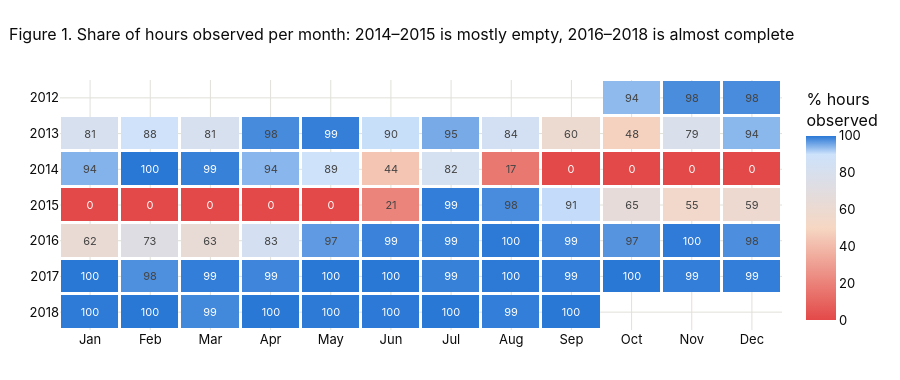

Notebook code cell kept with this figure:
### Code cell
coverage = (~is_missing).resample("MS").mean() * 100
cov_grid = (coverage.to_frame("pct").assign(year=coverage.index.year, month=coverage.index.month)
                    .pivot(index="year", columns="month", values="pct").reindex(columns=range(1, 13)))
fig = go.Figure(go.Heatmap(z=cov_grid.values, x=MONTH_LABELS, y=cov_grid.index.astype(str),
                           colorscale=[[0, RED], [0.5, "#f6d7c3"], [0.9, "#cde2fb"], [1, BLUE]], zmin=0, zmax=100,
                           text=[["" if np.isnan(v) else f"{v:.0f}" for v in row] for row in cov_grid.values],
                           texttemplate="%{text}", textfont=dict(size=11), xgap=3, ygap=3,
                           colorbar=dict(title="% hours<br>observed"),
                           hovertemplate="%{x} %{y}: %{z:.1f}% of hours observed<extra></extra>"))
show_fig(fig, "Share of hours observed per month: 2014–2015 is mostly empty, 2016–2018 is almost complete",
         "ts_coverage_heatmap", height=380, yaxis_autorange="reversed")

### Figure 1 — Plotly figure (JSON) as saved in the notebook; plotly's stock layout.template omitted (floating-point values rounded to 4 significant figures)
{"data": [{"colorbar": {"title": {"text": "% hours<br>observed"}}, "colorscale": [[0, "#e34948"], [0.5, "#f6d7c3"], [0.9, "#cde2fb"], [1, "#2a78d6"]], "hovertemplate": "%{x} %{y}: %{z:.1f}% of hours observed<extra></extra>", "text": [["", "", "", "", "", "", "", "", "", "94", "98", "98"], ["81", "88", "81", "98", "99", "90", "95", "84", "60", "48", "79", "94"], ["94", "100", "99", "94", "89", "44", "82", "17", "0", "0", "0", "0"], ["0", "0", "0", "0", "0", "21", "99", "98", "91", "65", "55", "59"], ["62", "73", "63", "83", "97", "99", "99", "100", "99", "97", "100", "98"], ["100", "98", "99", "99", "100", "100", "99", "100", "99", "100", "99", "99"], ["100", "100", "99", "100", "100", "100", "100", "99", "100", "", "", ""]], "textfont": {"size": 11}, "texttemplate": "%{text}", "type": "heatmap", "x": ["Jan", "Feb", "Mar", "Apr", "May", "Jun", "Jul", "Aug", "Sep", "Oct", "Nov", "Dec"], "xgap": 3, "y": ["2012", "2013", "2014", "2015", "2016", "2017", "2018"], "ygap": 3, "z": [[null, null, null, null, null, null, null, null, null, 93.81, 98.06, 98.12], [81.32, 88.39, 81.45, 98.19, 99.33, 90.28, 95.3, 84.14, 60.0, 48.39, 78.61, 94.09], [94.49, 100.0, 99.19, 94.17, 88.98, 43.61, 82.12, 16.53, 0.0, 0.0, 0.0, 0.0], [0.0, 0.0, 0.0, 0.0, 0.0, 20.69, 99.46, 98.12, 90.56, 65.46, 55.0, 59.01], [61.96, 73.13, 63.44, 83.47, 96.77, 99.03, 99.19, 99.87, 98.75, 97.31, 99.72, 97.85], [100.0, 97.77, 99.46, 98.75, 100.0, 100.0, 99.19, 99.87, 99.44, 100.0, 99.44, 99.46], [99.73, 100.0, 98.52, 100.0, 99.87, 99.86, 100.0, 99.46, 100.0, null, null, null]], "zmax": 100, "zmin": 0}], "layout": {"height": 380, "meta": {"name": "ts_coverage_heatmap"}, "title": {"text": "Figure 1. Share of hours observed per month: 2014–2015 is mostly empty, 2016–2018 is almost complete"}, "yaxis": {"autorange": "reversed"}}}
